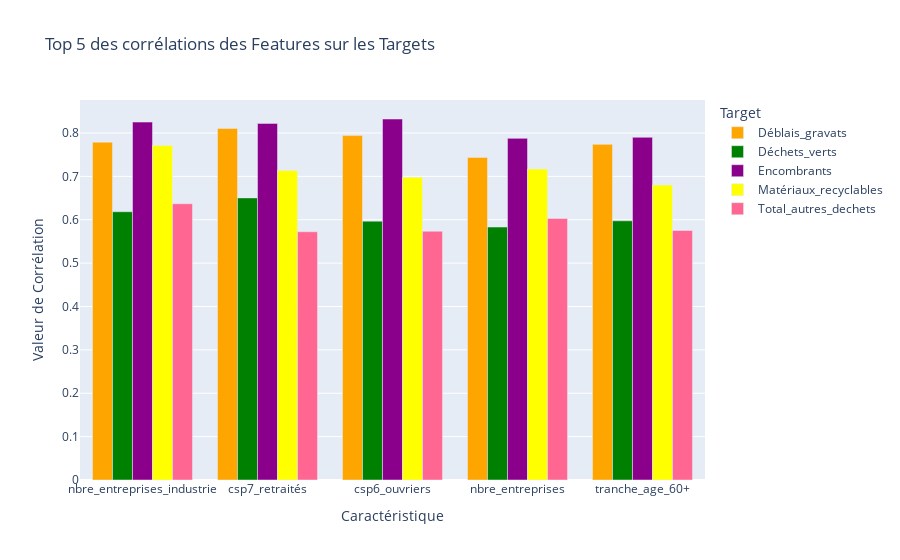

Notebook code cell kept with this figure:
### Code cell
# Inversé le df
df_pivot = df_results.pivot_table(
    index='Feature',       # Ce sera l'index (les lignes du tableau)
    columns='Target',      # Les colonnes seront les targets
    values='Correlation',  # Les valeurs du tableau
    aggfunc='first'        # Pas nécessaire ici, mais utile si doublons
).reset_index()

# sup valeur manquante + création col 'moy'
df_pivot_2=df_pivot.dropna()
df_pivot_2['moy'] = df_pivot[targets].mean(axis=1)
df_pivot_2 = df_pivot_2.sort_values(by='moy', ascending=False)

# top 5
df_pivot_3 = df_pivot_2[1:6]
df_pivot_3.drop(columns='moy', inplace=True)

# Transformer le DataFrame en format long
df_melted = df_pivot_3.melt(id_vars=['Feature'], var_name='Target', value_name='Correlation')

# Créer le graphique en barres groupées

color_map = { 
    "Déchets_verts": "green",
    "Déchets dangereux": "red",
    "Déblais_gravats": "orange",
    "Autres déchets": "grey",
    "Matériaux_recyclables": "yellow",
    "Encombrants": "#8B008B",
}
fig = px.bar(df_melted, x='Feature', y='Correlation', color='Target', barmode='group',
             color_discrete_map=color_map, 
             title='Top 5 des corrélations des Features sur les Targets',
             labels={'Correlation': 'Valeur de Corrélation', 'Feature': 'Caractéristique'})

# Afficher le graphique
fig.show()

### Figure 1 — Plotly figure (JSON) as saved in the notebook; plotly's stock layout.template omitted (floating-point values rounded to 4 significant figures)
{"data": [{"alignmentgroup": "True", "hovertemplate": "Target=Déblais_gravats<br>Caractéristique=%{x}<br>Valeur de Corrélation=%{y}<extra></extra>", "legendgroup": "Déblais_gravats", "marker": {"color": "orange", "pattern": {"shape": ""}}, "name": "Déblais_gravats", "offsetgroup": "Déblais_gravats", "orientation": "v", "showlegend": true, "textposition": "auto", "type": "bar", "x": ["nbre_entreprises_industrie", "csp7_retraités", "csp6_ouvriers", "nbre_entreprises", "tranche_age_60+"], "xaxis": "x", "y": [0.7789, 0.8106, 0.794, 0.7438, 0.7738], "yaxis": "y"}, {"alignmentgroup": "True", "hovertemplate": "Target=Déchets_verts<br>Caractéristique=%{x}<br>Valeur de Corrélation=%{y}<extra></extra>", "legendgroup": "Déchets_verts", "marker": {"color": "green", "pattern": {"shape": ""}}, "name": "Déchets_verts", "offsetgroup": "Déchets_verts", "orientation": "v", "showlegend": true, "textposition": "auto", "type": "bar", "x": ["nbre_entreprises_industrie", "csp7_retraités", "csp6_ouvriers", "nbre_entreprises", "tranche_age_60+"], "xaxis": "x", "y": [0.6185, 0.6504, 0.5967, 0.5832, 0.5975], "yaxis": "y"}, {"alignmentgroup": "True", "hovertemplate": "Target=Encombrants<br>Caractéristique=%{x}<br>Valeur de Corrélation=%{y}<extra></extra>", "legendgroup": "Encombrants", "marker": {"color": "#8B008B", "pattern": {"shape": ""}}, "name": "Encombrants", "offsetgroup": "Encombrants", "orientation": "v", "showlegend": true, "textposition": "auto", "type": "bar", "x": ["nbre_entreprises_industrie", "csp7_retraités", "csp6_ouvriers", "nbre_entreprises", "tranche_age_60+"], "xaxis": "x", "y": [0.8252, 0.8222, 0.8323, 0.7876, 0.7901], "yaxis": "y"}, {"alignmentgroup": "True", "hovertemplate": "Target=Matériaux_recyclables<br>Caractéristique=%{x}<br>Valeur de Corrélation=%{y}<extra></extra>", "legendgroup": "Matériaux_recyclables", "marker": {"color": "yellow", "pattern": {"shape": ""}}, "name": "Matériaux_recyclables", "offsetgroup": "Matériaux_recyclables", "orientation": "v", "showlegend": true, "textposition": "auto", "type": "bar", "x": ["nbre_entreprises_industrie", "csp7_retraités", "csp6_ouvriers", "nbre_entreprises", "tranche_age_60+"], "xaxis": "x", "y": [0.7712, 0.7135, 0.6978, 0.7169, 0.6799], "yaxis": "y"}, {"alignmentgroup": "True", "hovertemplate": "Target=Total_autres_dechets<br>Caractéristique=%{x}<br>Valeur de Corrélation=%{y}<extra></extra>", "legendgroup": "Total_autres_dechets", "marker": {"color": "#FF6692", "pattern": {"shape": ""}}, "name": "Total_autres_dechets", "offsetgroup": "Total_autres_dechets", "orientation": "v", "showlegend": true, "textposition": "auto", "type": "bar", "x": ["nbre_entreprises_industrie", "csp7_retraités", "csp6_ouvriers", "nbre_entreprises", "tranche_age_60+"], "xaxis": "x", "y": [0.6368, 0.5723, 0.5734, 0.603, 0.5753], "yaxis": "y"}], "layout": {"barmode": "group", "legend": {"title": {"text": "Target"}, "tracegroupgap": 0}, "title": {"text": "Top 5 des corrélations des Features sur les Targets"}, "xaxis": {"anchor": "y", "domain": [0, 1], "title": {"text": "Caractéristique"}}, "yaxis": {"anchor": "x", "domain": [0, 1], "title": {"text": "Valeur de Corrélation"}}}}
